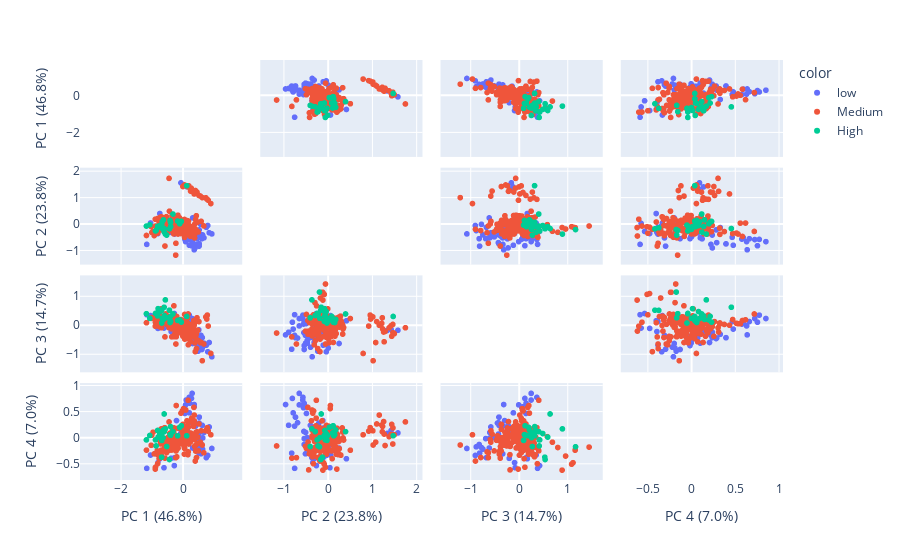

Notebook cell for this chart:
### Code cell
#PCA plotting for health_all
y = raw_health.iloc[:,0]
rate_label = []
low_rate = y.quantile(0.20)
medium_rate = y.quantile(0.90)
for i in y:
    if i <= low_rate:
        rate_label.append("low")
    if i <= medium_rate and i > low_rate:
        rate_label.append("Medium")    
    if i > medium_rate:
        rate_label.append("High")

labels = {
    str(i): f"PC {i+1} ({var:.1f}%)"
    for i, var in enumerate(pca.explained_variance_ratio_ * 100)
}
fig = px.scatter_matrix(
    health_pca,
    labels=labels,
    dimensions=range(4),
    color = rate_label
)
fig.update_traces(diagonal_visible=False)
fig.show()

### Figure 1 — Plotly figure (JSON) as saved in the notebook; plotly's stock layout.template omitted (floating-point values rounded to 4 significant figures; data arrays with more than 128 entries replaced by an {"elided": "..."} marker saying what was removed)
{"data": [{"diagonal": {"visible": false}, "dimensions": [{"axis": {"matches": true}, "label": "PC 1 (46.8%)", "values": [0.2729, 0.08332, 0.304, 0.6424, 0.3601, 0.6261, 0.3921, 0.3649, 0.6344, 0.4638, 0.9354, 0.5218, 0.804, 0.7547, 0.5267, 0.8489, 0.6137, 0.2064, 0.08573, 0.2777, 0.5267, 0.6804, 0.06417, 0.3601, 0.2032, 0.2164, 0.5135, -0.2185, 0.2586, 0.1053, 0.06022, 0.4912, 0.5303, 0.4058, 0.5152, 0.2981, -1.047, 0.5849, -0.06382, 0.3145, 0.03236, -0.02533, 0.5243, -0.2067, 0.5722, -0.2783, -0.7469, 0.1405, -0.8071, -0.3805, -1.168, -0.6112, -0.2687]}, {"axis": {"matches": true}, "label": "PC 2 (23.8%)", "values": [-0.4662, -0.5419, -0.6854, -0.4636, -0.4892, -0.3959, -0.8872, -0.9563, -0.3913, -0.5354, -0.3543, -0.818, -0.03488, -0.105, -0.7319, -0.3102, -0.5357, -0.7848, -0.6471, -0.8023, -0.7319, -0.5032, -0.4833, -0.4892, -0.563, -0.5362, 0.08916, 0.1426, 1.342, -0.5682, -0.5507, -0.2274, -0.4663, -0.7532, -0.316, -0.6467, 0.06057, -0.5058, 1.586, 0.2542, -0.07944, -0.1049, -0.2034, -0.1129, 0.009369, -0.2594, 0.4205, 1.431, -0.3401, -0.2966, -0.7512, 0.04668, -0.3596]}, {"axis": {"matches": true}, "label": "PC 3 (14.7%)", "values": [-0.3597, -0.241, -0.4278, -0.6021, 0.07569, -0.4135, -0.2282, -0.3186, -0.747, -0.6897, -1.078, -0.8155, -0.9042, -0.6758, -0.4158, -0.583, -0.8249, -0.119, -0.008691, 0.1192, -0.4158, -0.6056, 0.1412, 0.07569, 0.3656, 0.1428, -0.145, 0.2017, -0.1667, 0.2478, 0.05507, -0.8845, -0.5126, -0.3347, -0.4263, 0.2483, 0.3504, -0.3376, -0.1603, -0.6172, -0.1191, -0.1688, -0.4466, -0.2993, -0.7768, 0.4217, 0.1684, -0.1258, -0.09437, -0.2042, 0.3808, -0.08131, 0.1434]}, {"axis": {"matches": true}, "label": "PC 4 (7.0%)", "values": [-0.005747, 0.1245, 0.2915, -0.001236, 0.5949, 0.2405, 0.2419, 0.6409, -0.2162, -0.01421, -0.2039, -0.2941, -0.3379, -0.3805, 0.3982, 0.2095, -0.1277, 0.4815, 0.6343, 0.7588, 0.3982, 0.1038, 0.4693, 0.5949, 0.7795, 0.6656, 0.0444, -0.0626, 0.08477, 0.7275, 0.5798, -0.1727, 0.003537, 0.2259, 0.07304, 0.8555, -0.3307, -0.3063, 0.09468, -0.1949, 0.116, 0.1891, 0.285, 0.3324, -0.1862, -0.5341, -0.4018, 0.1403, -0.4763, -0.3932, -0.5861, -0.5744, -0.3816]}], "hoverlabel": {"namelength": 0}, "hovertemplate": "color=low<br>%{xaxis.title.text}=%{x}<br>%{yaxis.title.text}=%{y}", "legendgroup": "low", "marker": {"color": "#636efa", "symbol": "circle"}, "name": "low", "showlegend": true, "type": "splom"}, {"diagonal": {"visible": false}, "dimensions": [{"axis": {"matches": true}, "label": "PC 1 (46.8%)", "values": {"elided": "186 float values"}}, {"axis": {"matches": true}, "label": "PC 2 (23.8%)", "values": {"elided": "186 float values"}}, {"axis": {"matches": true}, "label": "PC 3 (14.7%)", "values": {"elided": "186 float values"}}, {"axis": {"matches": true}, "label": "PC 4 (7.0%)", "values": {"elided": "186 float values"}}], "hoverlabel": {"namelength": 0}, "hovertemplate": "color=Medium<br>%{xaxis.title.text}=%{x}<br>%{yaxis.title.text}=%{y}", "legendgroup": "Medium", "marker": {"color": "#EF553B", "symbol": "circle"}, "name": "Medium", "showlegend": true, "type": "splom"}, {"diagonal": {"visible": false}, "dimensions": [{"axis": {"matches": true}, "label": "PC 1 (46.8%)", "values": [-0.8857, -0.5248, -0.7459, -0.4353, 0.1234, -1.07, -0.8657, -0.4159, -0.3995, -0.1709, -0.3974, -0.6415, -0.6006, -1.18, -0.6675, -0.8195, -0.6842, -0.3215, -0.6297, -0.6879, -0.1031, -0.6057, 2.625, -0.8022, -0.05144, -0.5664]}, {"axis": {"matches": true}, "label": "PC 2 (23.8%)", "values": [-0.2418, -0.3997, -0.03703, -0.1605, 1.478, -0.0055, -0.2219, 0.1562, 0.08726, 0.1347, -0.07983, -0.1812, -0.2855, -0.05622, 0.1079, -0.06739, -0.01941, 0.4009, 0.1783, -0.1222, 0.03269, -0.1499, -0.1887, -0.07756, 0.1208, -0.3605]}, {"axis": {"matches": true}, "label": "PC 3 (14.7%)", "values": [0.4254, 0.2728, 0.4886, 0.5363, 0.3186, 0.2525, 0.4147, 0.11, 0.323, 0.1818, 0.1491, 0.2551, 0.352, 0.4138, 0.2471, 0.338, 0.09277, 0.4049, 0.2146, 0.5303, 0.1972, 0.6385, 1.164, 0.5905, 0.1235, 0.8936]}, {"axis": {"matches": true}, "label": "PC 4 (7.0%)", "values": [-0.03878, -0.1663, 0.08362, -0.4161, 0.04035, 0.04598, -0.1545, 0.06276, 0.2165, 0.04015, 0.04946, 0.002803, 0.1207, -0.03899, 0.09515, 0.1424, -0.0487, 0.1201, 0.1519, -0.3718, 0.2021, 0.4593, -0.1715, 0.01485, 0.2329, 0.1728]}], "hoverlabel": {"namelength": 0}, "hovertemplate": "color=High<br>%{xaxis.title.text}=%{x}<br>%{yaxis.title.text}=%{y}", "legendgroup": "High", "marker": {"color": "#00cc96", "symbol": "circle"}, "name": "High", "showlegend": true, "type": "splom"}], "layout": {"autosize": true, "dragmode": "pan", "legend": {"title": {"text": "color"}, "tracegroupgap": 0}, "margin": {"t": 60}, "xaxis": {"autorange": false, "range": [-3.326, 1.909], "type": "linear"}, "xaxis2": {"autorange": false, "range": [-1.535, 2.131], "type": "linear"}, "xaxis3": {"autorange": false, "range": [-1.622, 1.721], "type": "linear"}, "xaxis4": {"autorange": false, "range": [-0.8102, 1.046], "type": "linear"}, "yaxis": {"autorange": false, "range": [-3.326, 1.909], "type": "linear"}, "yaxis2": {"autorange": false, "range": [-1.535, 2.131], "type": "linear"}, "yaxis3": {"autorange": false, "range": [-1.622, 1.721], "type": "linear"}, "yaxis4": {"autorange": false, "range": [-0.8102, 1.046], "type": "linear"}}}
